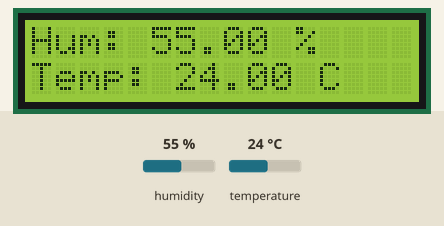
Bench run of a sketch on a simulated Arduino Uno, built with avr-gcc and run on an emulated ATmega328P. Shown: 16×2 character LCD. Inputs (shaded band) come from the test bench; at power-on: humidity 55 %, temperature 24 °C.

Above: at 3.2 s.
3.3 s: humidity set to 22 %
At 5.2 s:
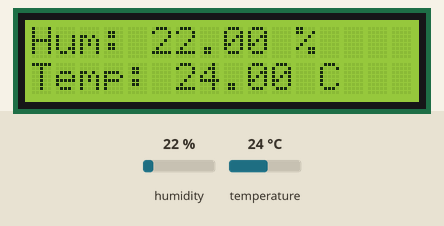
6.0 s: temperature set to 12 °C
At 7.3 s:
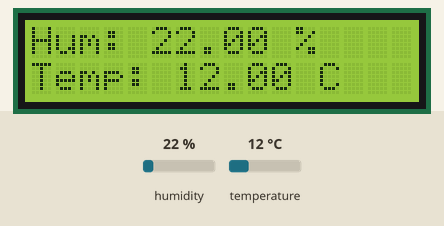
8.7 s: humidity set to 40 %
At 11.5 s:
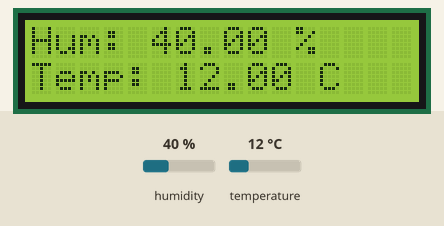
11.8 s: temperature set to 19 °C
At 13.6 s:
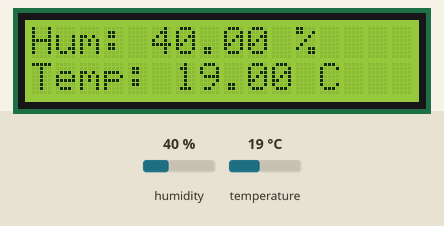
Timing chart, 0 to 15.1 s (numbered marks = the images above; inputs shaded):
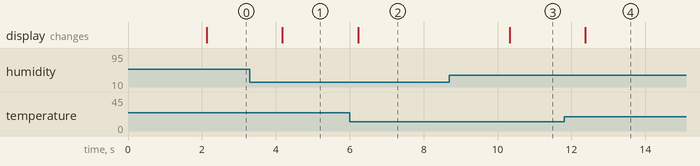

Measured:
- after the input at 3.3 s, the display: changes after 0.88 s (image 1)
- after the input at 6.0 s, the display: changes after 0.23 s (image 2)
- after the input at 8.7 s, the display: changes after 1.6 s (image 3)
- after the input at 11.8 s, the display: changes after 0.57 s (image 4)

The sketch:

DHT_22_with_Arduino.ino
```cpp
// #include <DHT.h>
// #include <LiquidCrystal.h>
// #define pin 5
// #define type DHT22

// LiquidCrystal lcd(12,13,5,4,3,2);
// DHT dht(pin,type);

// void setup(){
//   Serial.begin(9600);
//   dht.begin();
//   pinMode(13, OUTPUT);
// }

// void loop() {
//   float hum = dht.readHumidity();
//   float temp = dht.readTemperature();
//   lcd.println(hum);
//   delay(2000);
//   lcd.println(temp);
//   delay(2000);;dzxcxzxxz

//   if (temp>20){
//     digitalWrite(13,HIGH);
//   } else {
//     digitalWrite(13,LOW);
//   }
// }


#include <Wire.h>
#include <LiquidCrystal_I2C.h>
#include "DHT.h"

// Define LCD (I2C address can be 0x27 or 0x3F depending on your module)
LiquidCrystal_I2C lcd(0x27, 16, 2);

// Define DHT sensor
#define DHTPIN 2       // Data pin connected to D2
#define DHTTYPE DHT11  // Change to DHT22 if using that sensor
DHT dht(DHTPIN, DHTTYPE);

void setup() {
  lcd.init();           // Initialize LCD
  lcd.backlight();      // Turn on backlight
  dht.begin();          // Start DHT sensor

  lcd.setCursor(0,0);
  lcd.print("Humidity & Temp");
  delay(2000);
  lcd.clear();
}

void loop() {
  float h = dht.readHumidity();
  float t = dht.readTemperature(); // Celsius
  float f = dht.readTemperature(true); // Fahrenheit

  // Check if reading failed
  if (isnan(h) || isnan(t)) {
    lcd.setCursor(0,0);
    lcd.print("Sensor Error!");
    return;
  }

  // Display Humidity
  lcd.setCursor(0,0);
  lcd.print("Hum: ");
  lcd.print(h);
  lcd.print(" %");

  // Display Temperature
  lcd.setCursor(0,1);
  lcd.print("Temp: ");
  lcd.print(t);
  lcd.print(" C");

  delay(2000); // Update every 2 seconds
}
```
